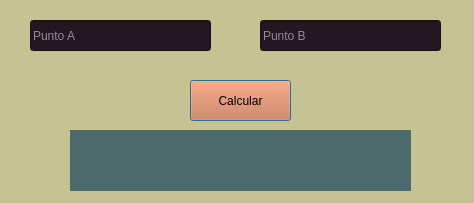
<?xml version="1.0" encoding="UTF-8"?>
<ui version="4.0">
 <class>Dialog</class>
 <widget class="QDialog" name="Dialog">
  <property name="geometry">
   <rect>
    <x>0</x>
    <y>0</y>
    <width>474</width>
    <height>203</height>
   </rect>
  </property>
  <property name="windowTitle">
   <string>Indice de masa corporal</string>
  </property>
  <property name="styleSheet">
   <string notr="true">background-color: rgb(197, 195, 146);</string>
  </property>
  <widget class="QLineEdit" name="lineEdit">
   <property name="geometry">
    <rect>
     <x>30</x>
     <y>20</y>
     <width>181</width>
     <height>31</height>
    </rect>
   </property>
   <property name="palette">
    <palette>
     <active>
      <colorrole role="WindowText">
       <brush brushstyle="SolidPattern">
        <color alpha="255">
         <red>255</red>
         <green>255</green>
         <blue>255</blue>
        </color>
       </brush>
      </colorrole>
      <colorrole role="Button">
       <brush brushstyle="SolidPattern">
        <color alpha="255">
         <red>36</red>
         <green>22</green>
         <blue>35</blue>
        </color>
       </brush>
      </colorrole>
      <colorrole role="Light">
       <brush brushstyle="SolidPattern">
        <color alpha="255">
         <red>255</red>
         <green>255</green>
         <blue>255</blue>
        </color>
       </brush>
      </colorrole>
      <colorrole role="Midlight">
       <brush brushstyle="SolidPattern">
        <color alpha="255">
         <red>255</red>
         <green>255</green>
         <blue>255</blue>
        </color>
       </brush>
      </colorrole>
      <colorrole role="Dark">
       <brush brushstyle="SolidPattern">
        <color alpha="255">
         <red>255</red>
         <green>255</green>
         <blue>255</blue>
        </color>
       </brush>
      </colorrole>
      <colorrole role="Mid">
       <brush brushstyle="SolidPattern">
        <color alpha="255">
         <red>255</red>
         <green>255</green>
         <blue>255</blue>
        </color>
       </brush>
      </colorrole>
      <colorrole role="Text">
       <brush brushstyle="SolidPattern">
        <color alpha="255">
         <red>0</red>
         <green>0</green>
         <blue>0</blue>
        </color>
       </brush>
      </colorrole>
      <colorrole role="ButtonText">
       <brush brushstyle="SolidPattern">
        <color alpha="255">
         <red>255</red>
         <green>255</green>
         <blue>255</blue>
        </color>
       </brush>
      </colorrole>
      <colorrole role="Base">
       <brush brushstyle="SolidPattern">
        <color alpha="255">
         <red>36</red>
         <green>22</green>
         <blue>35</blue>
        </color>
       </brush>
      </colorrole>
      <colorrole role="Window">
       <brush brushstyle="SolidPattern">
        <color alpha="255">
         <red>36</red>
         <green>22</green>
         <blue>35</blue>
        </color>
       </brush>
      </colorrole>
      <colorrole role="Shadow">
       <brush brushstyle="SolidPattern">
        <color alpha="255">
         <red>255</red>
         <green>255</green>
         <blue>255</blue>
        </color>
       </brush>
      </colorrole>
      <colorrole role="Highlight">
       <brush brushstyle="SolidPattern">
        <color alpha="255">
         <red>255</red>
         <green>255</green>
         <blue>255</blue>
        </color>
       </brush>
      </colorrole>
      <colorrole role="HighlightedText">
       <brush brushstyle="SolidPattern">
        <color alpha="255">
         <red>254</red>
         <green>254</green>
         <blue>254</blue>
        </color>
       </brush>
      </colorrole>
      <colorrole role="Link">
       <brush brushstyle="SolidPattern">
        <color alpha="255">
         <red>255</red>
         <green>255</green>
         <blue>255</blue>
        </color>
       </brush>
      </colorrole>
      <colorrole role="LinkVisited">
       <brush brushstyle="SolidPattern">
        <color alpha="255">
         <red>255</red>
         <green>255</green>
         <blue>255</blue>
        </color>
       </brush>
      </colorrole>
      <colorrole role="AlternateBase">
       <brush brushstyle="SolidPattern">
        <color alpha="255">
         <red>255</red>
         <green>255</green>
         <blue>255</blue>
        </color>
       </brush>
      </colorrole>
      <colorrole role="ToolTipBase">
       <brush brushstyle="SolidPattern">
        <color alpha="255">
         <red>255</red>
         <green>255</green>
         <blue>255</blue>
        </color>
       </brush>
      </colorrole>
      <colorrole role="ToolTipText">
       <brush brushstyle="SolidPattern">
        <color alpha="255">
         <red>255</red>
         <green>255</green>
         <blue>255</blue>
        </color>
       </brush>
      </colorrole>
      <colorrole role="PlaceholderText">
       <brush brushstyle="SolidPattern">
        <color alpha="128">
         <red>255</red>
         <green>255</green>
         <blue>255</blue>
        </color>
       </brush>
      </colorrole>
     </active>
     <inactive>
      <colorrole role="WindowText">
       <brush brushstyle="SolidPattern">
        <color alpha="255">
         <red>0</red>
         <green>0</green>
         <blue>0</blue>
        </color>
       </brush>
      </colorrole>
      <colorrole role="Button">
       <brush brushstyle="SolidPattern">
        <color alpha="255">
         <red>36</red>
         <green>22</green>
         <blue>35</blue>
        </color>
       </brush>
      </colorrole>
      <colorrole role="Light">
       <brush brushstyle="SolidPattern">
        <color alpha="255">
         <red>36</red>
         <green>22</green>
         <blue>35</blue>
        </color>
       </brush>
      </colorrole>
      <colorrole role="Midlight">
       <brush brushstyle="SolidPattern">
        <color alpha="255">
         <red>36</red>
         <green>22</green>
         <blue>35</blue>
        </color>
       </brush>
      </colorrole>
      <colorrole role="Dark">
       <brush brushstyle="SolidPattern">
        <color alpha="255">
         <red>160</red>
         <green>160</green>
         <blue>160</blue>
        </color>
       </brush>
      </colorrole>
      <colorrole role="Mid">
       <brush brushstyle="SolidPattern">
        <color alpha="255">
         <red>160</red>
         <green>160</green>
         <blue>160</blue>
        </color>
       </brush>
      </colorrole>
      <colorrole role="Text">
       <brush brushstyle="SolidPattern">
        <color alpha="255">
         <red>255</red>
         <green>255</green>
         <blue>255</blue>
        </color>
       </brush>
      </colorrole>
      <colorrole role="ButtonText">
       <brush brushstyle="SolidPattern">
        <color alpha="255">
         <red>0</red>
         <green>0</green>
         <blue>0</blue>
        </color>
       </brush>
      </colorrole>
      <colorrole role="Base">
       <brush brushstyle="SolidPattern">
        <color alpha="255">
         <red>36</red>
         <green>22</green>
         <blue>35</blue>
        </color>
       </brush>
      </colorrole>
      <colorrole role="Window">
       <brush brushstyle="SolidPattern">
        <color alpha="255">
         <red>36</red>
         <green>22</green>
         <blue>35</blue>
        </color>
       </brush>
      </colorrole>
      <colorrole role="Shadow">
       <brush brushstyle="SolidPattern">
        <color alpha="255">
         <red>105</red>
         <green>105</green>
         <blue>105</blue>
        </color>
       </brush>
      </colorrole>
      <colorrole role="Highlight">
       <brush brushstyle="SolidPattern">
        <color alpha="255">
         <red>240</red>
         <green>240</green>
         <blue>240</blue>
        </color>
       </brush>
      </colorrole>
      <colorrole role="HighlightedText">
       <brush brushstyle="SolidPattern">
        <color alpha="255">
         <red>254</red>
         <green>254</green>
         <blue>254</blue>
        </color>
       </brush>
      </colorrole>
      <colorrole role="Link">
       <brush brushstyle="SolidPattern">
        <color alpha="255">
         <red>0</red>
         <green>0</green>
         <blue>255</blue>
        </color>
       </brush>
      </colorrole>
      <colorrole role="LinkVisited">
       <brush brushstyle="SolidPattern">
        <color alpha="255">
         <red>255</red>
         <green>0</green>
         <blue>255</blue>
        </color>
       </brush>
      </colorrole>
      <colorrole role="AlternateBase">
       <brush brushstyle="SolidPattern">
        <color alpha="255">
         <red>246</red>
         <green>246</green>
         <blue>246</blue>
        </color>
       </brush>
      </colorrole>
      <colorrole role="ToolTipBase">
       <brush brushstyle="SolidPattern">
        <color alpha="255">
         <red>255</red>
         <green>255</green>
         <blue>220</blue>
        </color>
       </brush>
      </colorrole>
      <colorrole role="ToolTipText">
       <brush brushstyle="SolidPattern">
        <color alpha="255">
         <red>0</red>
         <green>0</green>
         <blue>0</blue>
        </color>
       </brush>
      </colorrole>
      <colorrole role="PlaceholderText">
       <brush brushstyle="SolidPattern">
        <color alpha="128">
         <red>255</red>
         <green>255</green>
         <blue>255</blue>
        </color>
       </brush>
      </colorrole>
     </inactive>
     <disabled>
      <colorrole role="WindowText">
       <brush brushstyle="SolidPattern">
        <color alpha="255">
         <red>120</red>
         <green>120</green>
         <blue>120</blue>
        </color>
       </brush>
      </colorrole>
      <colorrole role="Button">
       <brush brushstyle="SolidPattern">
        <color alpha="255">
         <red>36</red>
         <green>22</green>
         <blue>35</blue>
        </color>
       </brush>
      </colorrole>
      <colorrole role="Light">
       <brush brushstyle="SolidPattern">
        <color alpha="255">
         <red>36</red>
         <green>22</green>
         <blue>35</blue>
        </color>
       </brush>
      </colorrole>
      <colorrole role="Midlight">
       <brush brushstyle="SolidPattern">
        <color alpha="255">
         <red>36</red>
         <green>22</green>
         <blue>35</blue>
        </color>
       </brush>
      </colorrole>
      <colorrole role="Dark">
       <brush brushstyle="SolidPattern">
        <color alpha="255">
         <red>160</red>
         <green>160</green>
         <blue>160</blue>
        </color>
       </brush>
      </colorrole>
      <colorrole role="Mid">
       <brush brushstyle="SolidPattern">
        <color alpha="255">
         <red>160</red>
         <green>160</green>
         <blue>160</blue>
        </color>
       </brush>
      </colorrole>
      <colorrole role="Text">
       <brush brushstyle="SolidPattern">
        <color alpha="255">
         <red>120</red>
         <green>120</green>
         <blue>120</blue>
        </color>
       </brush>
      </colorrole>
      <colorrole role="ButtonText">
       <brush brushstyle="SolidPattern">
        <color alpha="255">
         <red>120</red>
         <green>120</green>
         <blue>120</blue>
        </color>
       </brush>
      </colorrole>
      <colorrole role="Base">
       <brush brushstyle="SolidPattern">
        <color alpha="255">
         <red>36</red>
         <green>22</green>
         <blue>35</blue>
        </color>
       </brush>
      </colorrole>
      <colorrole role="Window">
       <brush brushstyle="SolidPattern">
        <color alpha="255">
         <red>36</red>
         <green>22</green>
         <blue>35</blue>
        </color>
       </brush>
      </colorrole>
      <colorrole role="Shadow">
       <brush brushstyle="SolidPattern">
        <color alpha="255">
         <red>0</red>
         <green>0</green>
         <blue>0</blue>
        </color>
       </brush>
      </colorrole>
      <colorrole role="Highlight">
       <brush brushstyle="SolidPattern">
        <color alpha="255">
         <red>0</red>
         <green>120</green>
         <blue>215</blue>
        </color>
       </brush>
      </colorrole>
      <colorrole role="HighlightedText">
       <brush brushstyle="SolidPattern">
        <color alpha="255">
         <red>254</red>
         <green>254</green>
         <blue>254</blue>
        </color>
       </brush>
      </colorrole>
      <colorrole role="Link">
       <brush brushstyle="SolidPattern">
        <color alpha="255">
         <red>0</red>
         <green>0</green>
         <blue>255</blue>
        </color>
       </brush>
      </colorrole>
      <colorrole role="LinkVisited">
       <brush brushstyle="SolidPattern">
        <color alpha="255">
         <red>255</red>
         <green>0</green>
         <blue>255</blue>
        </color>
       </brush>
      </colorrole>
      <colorrole role="AlternateBase">
       <brush brushstyle="SolidPattern">
        <color alpha="255">
         <red>246</red>
         <green>246</green>
         <blue>246</blue>
        </color>
       </brush>
      </colorrole>
      <colorrole role="ToolTipBase">
       <brush brushstyle="SolidPattern">
        <color alpha="255">
         <red>255</red>
         <green>255</green>
         <blue>220</blue>
        </color>
       </brush>
      </colorrole>
      <colorrole role="ToolTipText">
       <brush brushstyle="SolidPattern">
        <color alpha="255">
         <red>0</red>
         <green>0</green>
         <blue>0</blue>
        </color>
       </brush>
      </colorrole>
      <colorrole role="PlaceholderText">
       <brush brushstyle="SolidPattern">
        <color alpha="128">
         <red>0</red>
         <green>0</green>
         <blue>0</blue>
        </color>
       </brush>
      </colorrole>
     </disabled>
    </palette>
   </property>
   <property name="styleSheet">
    <string notr="true">background-color: rgb(36, 22, 35);</string>
   </property>
   <property name="placeholderText">
    <string>Punto A</string>
   </property>
  </widget>
  <widget class="QPushButton" name="pushButton">
   <property name="geometry">
    <rect>
     <x>190</x>
     <y>80</y>
     <width>101</width>
     <height>41</height>
    </rect>
   </property>
   <property name="palette">
    <palette>
     <active>
      <colorrole role="Button">
       <brush brushstyle="SolidPattern">
        <color alpha="255">
         <red>213</red>
         <green>111</green>
         <blue>61</blue>
        </color>
       </brush>
      </colorrole>
      <colorrole role="Text">
       <brush brushstyle="SolidPattern">
        <color alpha="255">
         <red>36</red>
         <green>22</green>
         <blue>35</blue>
        </color>
       </brush>
      </colorrole>
      <colorrole role="Base">
       <brush brushstyle="SolidPattern">
        <color alpha="255">
         <red>213</red>
         <green>111</green>
         <blue>61</blue>
        </color>
       </brush>
      </colorrole>
      <colorrole role="Window">
       <brush brushstyle="SolidPattern">
        <color alpha="255">
         <red>213</red>
         <green>111</green>
         <blue>61</blue>
        </color>
       </brush>
      </colorrole>
      <colorrole role="PlaceholderText">
       <brush brushstyle="SolidPattern">
        <color alpha="128">
         <red>36</red>
         <green>22</green>
         <blue>35</blue>
        </color>
       </brush>
      </colorrole>
     </active>
     <inactive>
      <colorrole role="Button">
       <brush brushstyle="SolidPattern">
        <color alpha="255">
         <red>213</red>
         <green>111</green>
         <blue>61</blue>
        </color>
       </brush>
      </colorrole>
      <colorrole role="Text">
       <brush brushstyle="SolidPattern">
        <color alpha="255">
         <red>36</red>
         <green>22</green>
         <blue>35</blue>
        </color>
       </brush>
      </colorrole>
      <colorrole role="Base">
       <brush brushstyle="SolidPattern">
        <color alpha="255">
         <red>213</red>
         <green>111</green>
         <blue>61</blue>
        </color>
       </brush>
      </colorrole>
      <colorrole role="Window">
       <brush brushstyle="SolidPattern">
        <color alpha="255">
         <red>213</red>
         <green>111</green>
         <blue>61</blue>
        </color>
       </brush>
      </colorrole>
      <colorrole role="PlaceholderText">
       <brush brushstyle="SolidPattern">
        <color alpha="128">
         <red>36</red>
         <green>22</green>
         <blue>35</blue>
        </color>
       </brush>
      </colorrole>
     </inactive>
     <disabled>
      <colorrole role="Button">
       <brush brushstyle="SolidPattern">
        <color alpha="255">
         <red>213</red>
         <green>111</green>
         <blue>61</blue>
        </color>
       </brush>
      </colorrole>
      <colorrole role="Text">
       <brush brushstyle="SolidPattern">
        <color alpha="255">
         <red>120</red>
         <green>120</green>
         <blue>120</blue>
        </color>
       </brush>
      </colorrole>
      <colorrole role="Base">
       <brush brushstyle="SolidPattern">
        <color alpha="255">
         <red>213</red>
         <green>111</green>
         <blue>61</blue>
        </color>
       </brush>
      </colorrole>
      <colorrole role="Window">
       <brush brushstyle="SolidPattern">
        <color alpha="255">
         <red>213</red>
         <green>111</green>
         <blue>61</blue>
        </color>
       </brush>
      </colorrole>
      <colorrole role="PlaceholderText">
       <brush brushstyle="SolidPattern">
        <color alpha="128">
         <red>0</red>
         <green>0</green>
         <blue>0</blue>
        </color>
       </brush>
      </colorrole>
     </disabled>
    </palette>
   </property>
   <property name="styleSheet">
    <string notr="true">
background-color: rgb(213, 111, 61);</string>
   </property>
   <property name="text">
    <string>Calcular</string>
   </property>
  </widget>
  <widget class="QLabel" name="label_2">
   <property name="geometry">
    <rect>
     <x>70</x>
     <y>130</y>
     <width>341</width>
     <height>61</height>
    </rect>
   </property>
   <property name="styleSheet">
    <string notr="true">background-color: rgb(77, 106, 109);
font: 8pt &quot;MS Shell Dlg 2&quot;;</string>
   </property>
   <property name="text">
    <string/>
   </property>
  </widget>
  <widget class="QLineEdit" name="lineEdit_2">
   <property name="geometry">
    <rect>
     <x>260</x>
     <y>20</y>
     <width>181</width>
     <height>31</height>
    </rect>
   </property>
   <property name="palette">
    <palette>
     <active>
      <colorrole role="WindowText">
       <brush brushstyle="SolidPattern">
        <color alpha="255">
         <red>255</red>
         <green>255</green>
         <blue>255</blue>
        </color>
       </brush>
      </colorrole>
      <colorrole role="Button">
       <brush brushstyle="SolidPattern">
        <color alpha="255">
         <red>36</red>
         <green>22</green>
         <blue>35</blue>
        </color>
       </brush>
      </colorrole>
      <colorrole role="Light">
       <brush brushstyle="SolidPattern">
        <color alpha="255">
         <red>255</red>
         <green>255</green>
         <blue>255</blue>
        </color>
       </brush>
      </colorrole>
      <colorrole role="Midlight">
       <brush brushstyle="SolidPattern">
        <color alpha="255">
         <red>255</red>
         <green>255</green>
         <blue>255</blue>
        </color>
       </brush>
      </colorrole>
      <colorrole role="Dark">
       <brush brushstyle="SolidPattern">
        <color alpha="255">
         <red>255</red>
         <green>255</green>
         <blue>255</blue>
        </color>
       </brush>
      </colorrole>
      <colorrole role="Mid">
       <brush brushstyle="SolidPattern">
        <color alpha="255">
         <red>255</red>
         <green>255</green>
         <blue>255</blue>
        </color>
       </brush>
      </colorrole>
      <colorrole role="Text">
       <brush brushstyle="SolidPattern">
        <color alpha="255">
         <red>0</red>
         <green>0</green>
         <blue>0</blue>
        </color>
       </brush>
      </colorrole>
      <colorrole role="ButtonText">
       <brush brushstyle="SolidPattern">
        <color alpha="255">
         <red>255</red>
         <green>255</green>
         <blue>255</blue>
        </color>
       </brush>
      </colorrole>
      <colorrole role="Base">
       <brush brushstyle="SolidPattern">
        <color alpha="255">
         <red>36</red>
         <green>22</green>
         <blue>35</blue>
        </color>
       </brush>
      </colorrole>
      <colorrole role="Window">
       <brush brushstyle="SolidPattern">
        <color alpha="255">
         <red>36</red>
         <green>22</green>
         <blue>35</blue>
        </color>
       </brush>
      </colorrole>
      <colorrole role="Shadow">
       <brush brushstyle="SolidPattern">
        <color alpha="255">
         <red>255</red>
         <green>255</green>
         <blue>255</blue>
        </color>
       </brush>
      </colorrole>
      <colorrole role="Highlight">
       <brush brushstyle="SolidPattern">
        <color alpha="255">
         <red>255</red>
         <green>255</green>
         <blue>255</blue>
        </color>
       </brush>
      </colorrole>
      <colorrole role="HighlightedText">
       <brush brushstyle="SolidPattern">
        <color alpha="255">
         <red>254</red>
         <green>254</green>
         <blue>254</blue>
        </color>
       </brush>
      </colorrole>
      <colorrole role="Link">
       <brush brushstyle="SolidPattern">
        <color alpha="255">
         <red>255</red>
         <green>255</green>
         <blue>255</blue>
        </color>
       </brush>
      </colorrole>
      <colorrole role="LinkVisited">
       <brush brushstyle="SolidPattern">
        <color alpha="255">
         <red>255</red>
         <green>255</green>
         <blue>255</blue>
        </color>
       </brush>
      </colorrole>
      <colorrole role="AlternateBase">
       <brush brushstyle="SolidPattern">
        <color alpha="255">
         <red>255</red>
         <green>255</green>
         <blue>255</blue>
        </color>
       </brush>
      </colorrole>
      <colorrole role="ToolTipBase">
       <brush brushstyle="SolidPattern">
        <color alpha="255">
         <red>255</red>
         <green>255</green>
         <blue>255</blue>
        </color>
       </brush>
      </colorrole>
      <colorrole role="ToolTipText">
       <brush brushstyle="SolidPattern">
        <color alpha="255">
         <red>255</red>
         <green>255</green>
         <blue>255</blue>
        </color>
       </brush>
      </colorrole>
      <colorrole role="PlaceholderText">
       <brush brushstyle="SolidPattern">
        <color alpha="128">
         <red>255</red>
         <green>255</green>
         <blue>255</blue>
        </color>
       </brush>
      </colorrole>
     </active>
     <inactive>
      <colorrole role="WindowText">
       <brush brushstyle="SolidPattern">
        <color alpha="255">
         <red>0</red>
         <green>0</green>
         <blue>0</blue>
        </color>
       </brush>
      </colorrole>
      <colorrole role="Button">
       <brush brushstyle="SolidPattern">
        <color alpha="255">
         <red>36</red>
         <green>22</green>
         <blue>35</blue>
        </color>
       </brush>
      </colorrole>
      <colorrole role="Light">
       <brush brushstyle="SolidPattern">
        <color alpha="255">
         <red>36</red>
         <green>22</green>
         <blue>35</blue>
        </color>
       </brush>
      </colorrole>
      <colorrole role="Midlight">
       <brush brushstyle="SolidPattern">
        <color alpha="255">
         <red>36</red>
         <green>22</green>
         <blue>35</blue>
        </color>
       </brush>
      </colorrole>
      <colorrole role="Dark">
       <brush brushstyle="SolidPattern">
        <color alpha="255">
         <red>160</red>
         <green>160</green>
         <blue>160</blue>
        </color>
       </brush>
      </colorrole>
      <colorrole role="Mid">
       <brush brushstyle="SolidPattern">
        <color alpha="255">
         <red>160</red>
         <green>160</green>
         <blue>160</blue>
        </color>
       </brush>
      </colorrole>
      <colorrole role="Text">
       <brush brushstyle="SolidPattern">
        <color alpha="255">
         <red>255</red>
         <green>255</green>
         <blue>255</blue>
        </color>
       </brush>
      </colorrole>
      <colorrole role="ButtonText">
       <brush brushstyle="SolidPattern">
        <color alpha="255">
         <red>0</red>
         <green>0</green>
         <blue>0</blue>
        </color>
       </brush>
      </colorrole>
      <colorrole role="Base">
       <brush brushstyle="SolidPattern">
        <color alpha="255">
         <red>36</red>
         <green>22</green>
         <blue>35</blue>
        </color>
       </brush>
      </colorrole>
      <colorrole role="Window">
       <brush brushstyle="SolidPattern">
        <color alpha="255">
         <red>36</red>
         <green>22</green>
         <blue>35</blue>
        </color>
       </brush>
      </colorrole>
      <colorrole role="Shadow">
       <brush brushstyle="SolidPattern">
        <color alpha="255">
         <red>105</red>
         <green>105</green>
         <blue>105</blue>
        </color>
       </brush>
      </colorrole>
      <colorrole role="Highlight">
       <brush brushstyle="SolidPattern">
        <color alpha="255">
         <red>240</red>
         <green>240</green>
         <blue>240</blue>
        </color>
       </brush>
      </colorrole>
      <colorrole role="HighlightedText">
       <brush brushstyle="SolidPattern">
        <color alpha="255">
         <red>254</red>
         <green>254</green>
         <blue>254</blue>
        </color>
       </brush>
      </colorrole>
      <colorrole role="Link">
       <brush brushstyle="SolidPattern">
        <color alpha="255">
         <red>0</red>
         <green>0</green>
         <blue>255</blue>
        </color>
       </brush>
      </colorrole>
      <colorrole role="LinkVisited">
       <brush brushstyle="SolidPattern">
        <color alpha="255">
         <red>255</red>
         <green>0</green>
         <blue>255</blue>
        </color>
       </brush>
      </colorrole>
      <colorrole role="AlternateBase">
       <brush brushstyle="SolidPattern">
        <color alpha="255">
         <red>246</red>
         <green>246</green>
         <blue>246</blue>
        </color>
       </brush>
      </colorrole>
      <colorrole role="ToolTipBase">
       <brush brushstyle="SolidPattern">
        <color alpha="255">
         <red>255</red>
         <green>255</green>
         <blue>220</blue>
        </color>
       </brush>
      </colorrole>
      <colorrole role="ToolTipText">
       <brush brushstyle="SolidPattern">
        <color alpha="255">
         <red>0</red>
         <green>0</green>
         <blue>0</blue>
        </color>
       </brush>
      </colorrole>
      <colorrole role="PlaceholderText">
       <brush brushstyle="SolidPattern">
        <color alpha="128">
         <red>255</red>
         <green>255</green>
         <blue>255</blue>
        </color>
       </brush>
      </colorrole>
     </inactive>
     <disabled>
      <colorrole role="WindowText">
       <brush brushstyle="SolidPattern">
        <color alpha="255">
         <red>120</red>
         <green>120</green>
         <blue>120</blue>
        </color>
       </brush>
      </colorrole>
      <colorrole role="Button">
       <brush brushstyle="SolidPattern">
        <color alpha="255">
         <red>36</red>
         <green>22</green>
         <blue>35</blue>
        </color>
       </brush>
      </colorrole>
      <colorrole role="Light">
       <brush brushstyle="SolidPattern">
        <color alpha="255">
         <red>36</red>
         <green>22</green>
         <blue>35</blue>
        </color>
       </brush>
      </colorrole>
      <colorrole role="Midlight">
       <brush brushstyle="SolidPattern">
        <color alpha="255">
         <red>36</red>
         <green>22</green>
         <blue>35</blue>
        </color>
       </brush>
      </colorrole>
      <colorrole role="Dark">
       <brush brushstyle="SolidPattern">
        <color alpha="255">
         <red>160</red>
         <green>160</green>
         <blue>160</blue>
        </color>
       </brush>
      </colorrole>
      <colorrole role="Mid">
       <brush brushstyle="SolidPattern">
        <color alpha="255">
         <red>160</red>
         <green>160</green>
         <blue>160</blue>
        </color>
       </brush>
      </colorrole>
      <colorrole role="Text">
       <brush brushstyle="SolidPattern">
        <color alpha="255">
         <red>120</red>
         <green>120</green>
         <blue>120</blue>
        </color>
       </brush>
      </colorrole>
      <colorrole role="ButtonText">
       <brush brushstyle="SolidPattern">
        <color alpha="255">
         <red>120</red>
         <green>120</green>
         <blue>120</blue>
        </color>
       </brush>
      </colorrole>
      <colorrole role="Base">
       <brush brushstyle="SolidPattern">
        <color alpha="255">
         <red>36</red>
         <green>22</green>
         <blue>35</blue>
        </color>
       </brush>
      </colorrole>
      <colorrole role="Window">
       <brush brushstyle="SolidPattern">
        <color alpha="255">
         <red>36</red>
         <green>22</green>
         <blue>35</blue>
        </color>
       </brush>
      </colorrole>
      <colorrole role="Shadow">
       <brush brushstyle="SolidPattern">
        <color alpha="255">
         <red>0</red>
         <green>0</green>
         <blue>0</blue>
        </color>
       </brush>
      </colorrole>
      <colorrole role="Highlight">
       <brush brushstyle="SolidPattern">
        <color alpha="255">
         <red>0</red>
         <green>120</green>
         <blue>215</blue>
        </color>
       </brush>
      </colorrole>
      <colorrole role="HighlightedText">
       <brush brushstyle="SolidPattern">
        <color alpha="255">
         <red>254</red>
         <green>254</green>
         <blue>254</blue>
        </color>
       </brush>
      </colorrole>
      <colorrole role="Link">
       <brush brushstyle="SolidPattern">
        <color alpha="255">
         <red>0</red>
         <green>0</green>
         <blue>255</blue>
        </color>
       </brush>
      </colorrole>
      <colorrole role="LinkVisited">
       <brush brushstyle="SolidPattern">
        <color alpha="255">
         <red>255</red>
         <green>0</green>
         <blue>255</blue>
        </color>
       </brush>
      </colorrole>
      <colorrole role="AlternateBase">
       <brush brushstyle="SolidPattern">
        <color alpha="255">
         <red>246</red>
         <green>246</green>
         <blue>246</blue>
        </color>
       </brush>
      </colorrole>
      <colorrole role="ToolTipBase">
       <brush brushstyle="SolidPattern">
        <color alpha="255">
         <red>255</red>
         <green>255</green>
         <blue>220</blue>
        </color>
       </brush>
      </colorrole>
      <colorrole role="ToolTipText">
       <brush brushstyle="SolidPattern">
        <color alpha="255">
         <red>0</red>
         <green>0</green>
         <blue>0</blue>
        </color>
       </brush>
      </colorrole>
      <colorrole role="PlaceholderText">
       <brush brushstyle="SolidPattern">
        <color alpha="128">
         <red>0</red>
         <green>0</green>
         <blue>0</blue>
        </color>
       </brush>
      </colorrole>
     </disabled>
    </palette>
   </property>
   <property name="styleSheet">
    <string notr="true">background-color: rgb(36, 22, 35);</string>
   </property>
   <property name="placeholderText">
    <string>Punto B</string>
   </property>
  </widget>
 </widget>
 <resources/>
 <connections/>
</ui>
